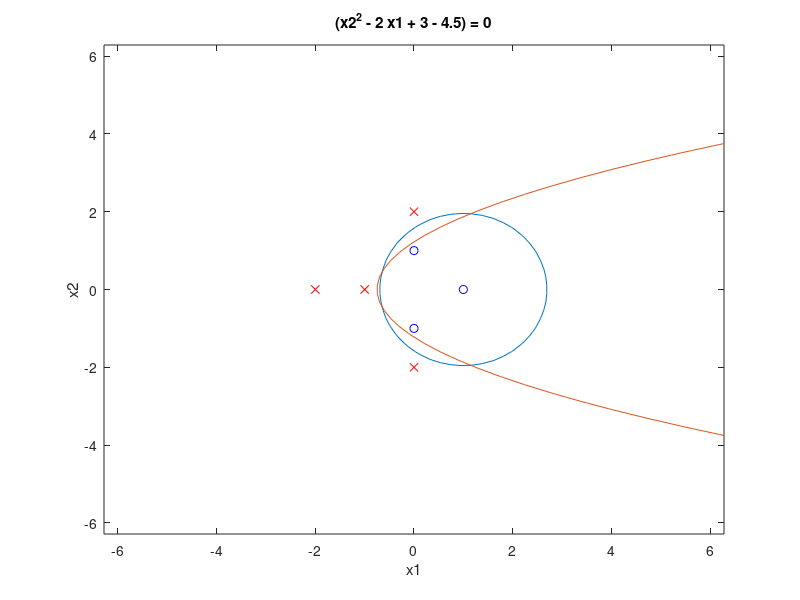

The MATLAB script that drew this image:
clear all;
close all;

trn = [
1 0 -1;
0 1 -1;
0 -1 -1;
-1 0 1;
0 2 1;
0 -2 1;
-2 0 1;
];

X = trn(:, [1 2]);
y = trn(:, end);

pos = (y == 1);
X_pos = X(pos, :);

neg = (y == -1);
X_neg = X(neg, :);

figure(1);
plot(X_pos(:, 1), X_pos(:, 2), 'rx');
hold on;
plot(X_neg(:, 1), X_neg(:, 2), 'bo');

N = size(trn, 1);

% Q = [q_nm] = [y_n * y_m * K(x_n, x_m)]
Knm = X*X'+1;
Knm = Knm.^2;
Q = y*y' .* Knm
H = Q;

% p = [-1]
p = -ones(N, 1)
q = p;

% \sum (y_n * \alpha_n) = 0
A = y';
b = 0;

% \alpha_n >= 0;
lb = zeros(N, 1);
ub = [];

alpha0 = zeros(N, 1);
[alpha, obj, info, lambda] = qp (alpha0, H, q, A, b, lb, ub);
obj
alpha
sum(alpha)

addpath('/home/yang/programming/octavetutorial/libsvm-3.20/matlab');
libsvm_options = '-t 1 -g 1 -r 1 -d 2 -c 1000';
model = svmtrain(y, X, libsvm_options);
w = model.SVs' * model.sv_coef;
b = -model.rho;

if model.Label(1) == -1
w = -w;
b = -b;
end

model.sv_coef
sum(abs(model.sv_coef))
model.sv_indices
w
b

%% problem 4
%w = sum(a_n * y_n * z_n)
%z_n = (1, x1, x2, x1^2, x1x2, x2^2)
x1 = X(:, 1);
x2 = X(:, 2);
zn = [ones(N, 1) sqrt(2)*x1 sqrt(2)*x2 x1.^2 x1.*x2 x2.^2]
a = y .* alpha;
w = a' * zn

% y2 is a support vector
% b = y2 - sum(an * yn * K(n, 2))
Kn2 = X*X(2, :)' + 1;
Kn2 = Kn2.^2;
b = y(2) - sum(alpha .* y .* Kn2)

hold on
ezplot(@(x1,x2) (15 + 16*x1 - 8*x1.^2 - 6*x2.^2))

%% problem 5
%% plot problem 2
hold on
ezplot(@(x1,x2) (x2.^2 - 2*x1 + 3 - 4.5))
